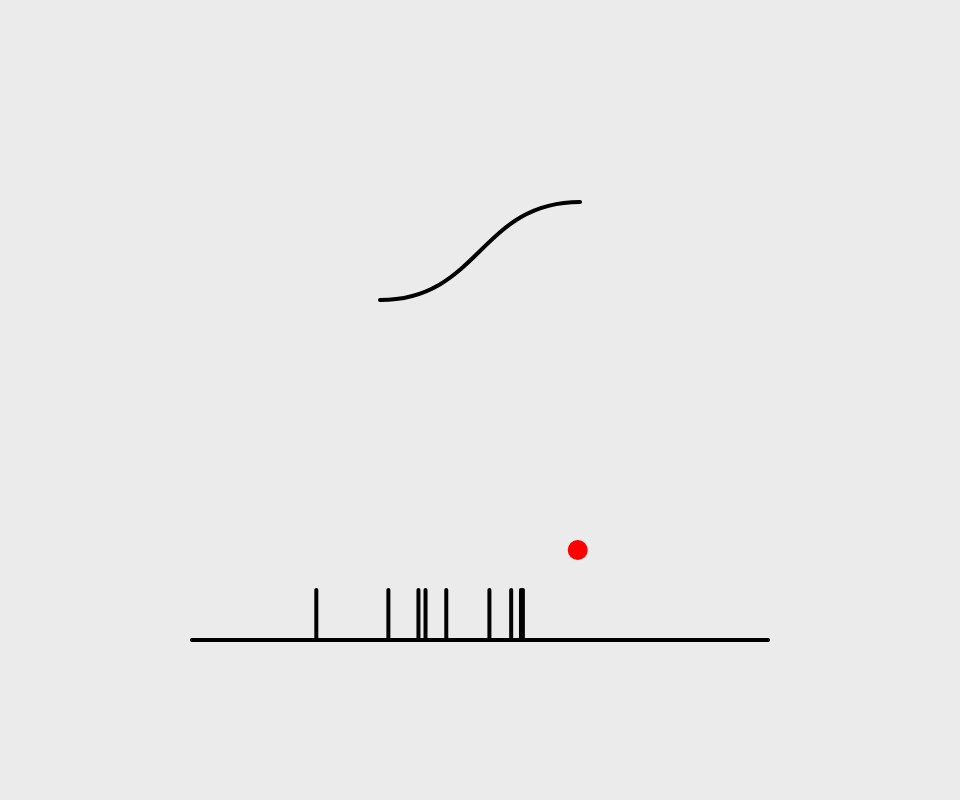
Frame 1 (no input)
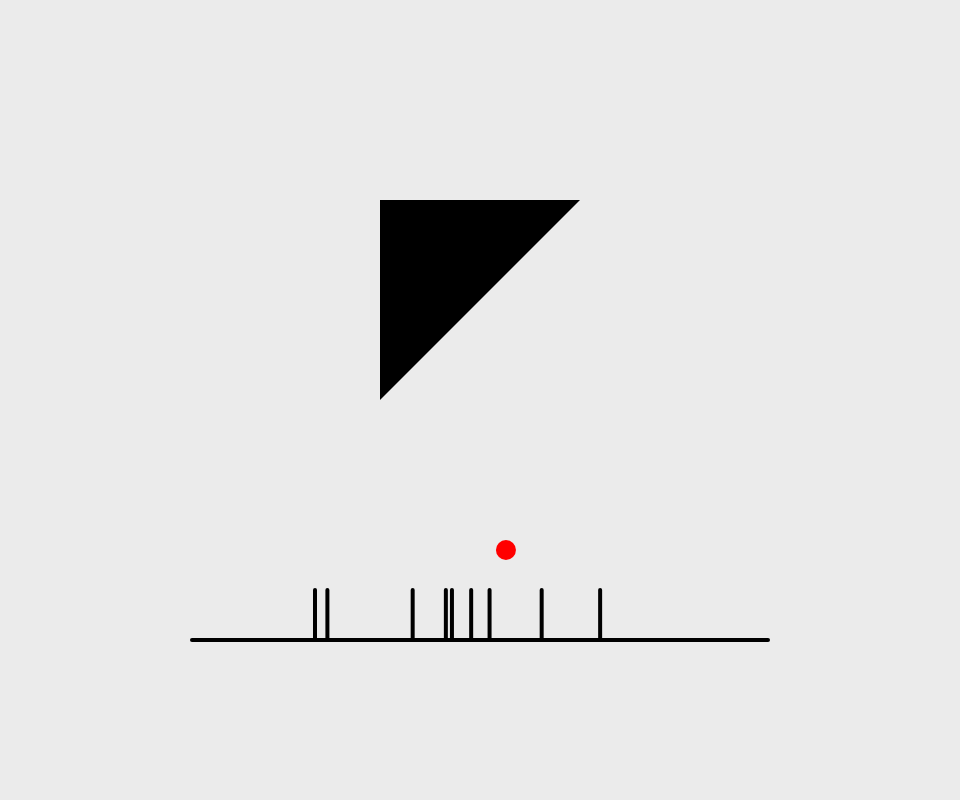
Frame 60 (no input)
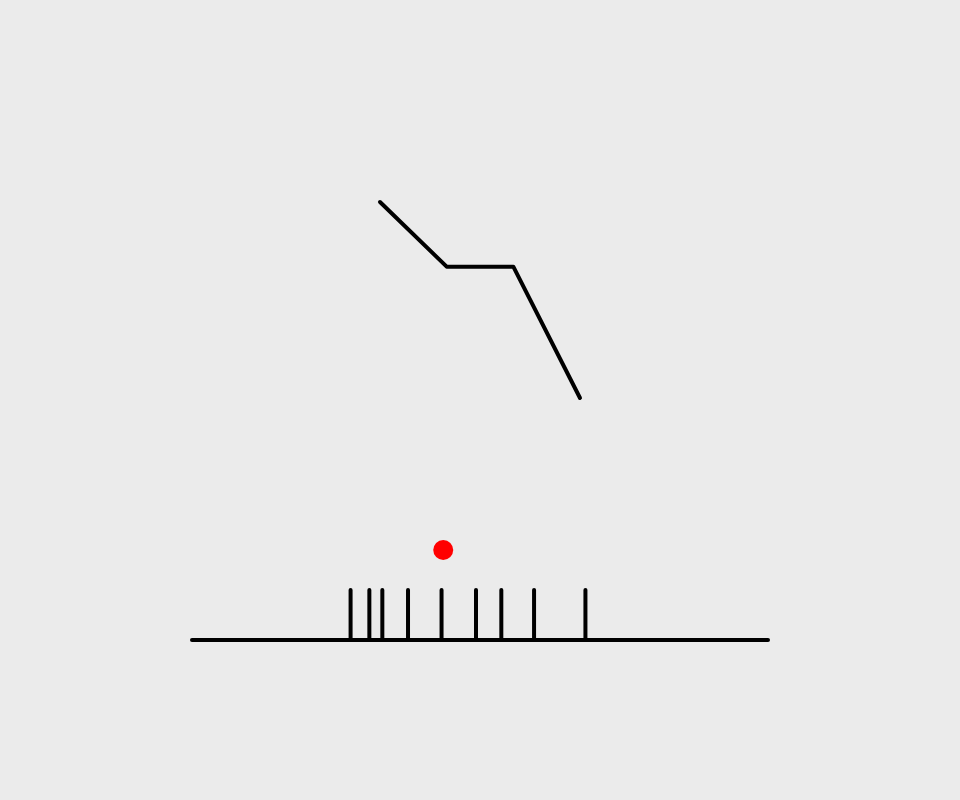
Frame 120 (the mouse pressed at the canvas centre since frame 60)

The p5.js sketch that drew these frames (run headless with seeded random() and noise() and a simulated clock; from frame 60 on, the mouse is pressed at the canvas centre):

// p5.js sketch
// ── sketch.js
// enable strict mode
"use strict";
p5.disableFriendlyErrors = true;

// VARIABLES
// ----------------------------------------------------------
var border = 0;

var sliders = {
  mainNoise: null,
  patternNoise: null
}

// UNITS
var u = {
  wMin: 50,
  wMax: 50,
  hMin: 50,
  hMax: 50,
  w: 200,
  h: 200
}


// selects PATTERNS
var choose = {
  main: 0,
  max: 0,
  local: 0
}

// PATTERNS
var functArray = [
  diagLine,
  triangleDraw,
  circle,
  diagLine2,
  horizontLines,
  lineFigures,
  sineWave,
  curves,
  space
];

var patterns = [];


// NOISE
var n = {
  x : {
    off: 0,
    incr: 0.02
  },
  y : {
    off: 0,
    incr: 0.001
  }
}

var sine = {
  angle: 0,
  scale: 0,
  off: 0,
  offincr: 0.005,
  incr: 3.14/14
}

// CANVAS
var c = {
  w: 800,
  h: 400
}

// POSITION
var p = {
  x: 400,
  y: 200
}

// COLOR
var col = {
  bgnd: 235,
  f: 0,
  s: 0
}

// STROKE
var s = {
  weight: 4,
  off: 0,
  cap: 0,
  join: 0,
  choose: 0
}

// ----------------------------------------------------------

function setup() {
  initPatterns();

  c.w = windowWidth-windowWidth/5;
  c.h = windowHeight-windowHeight/5;

  // initialize sliders
  sliders.mainNoise = createSlider(0, 15, 3);
  sliders.patternNoise = createSlider(0, 15, 3);

  // initialize Variables
  s.off = s.weight/2;
  s.cap = ROUND;
  s.join = ROUND;

  // SETTINGS
  createCanvas(c.w-border, c.h);
  pixelDensity(1);
  frameRate(20);
  background(col.bgnd);



  p.x = canvas.width/2-u.w/2;
  p.y = canvas.height/4;
}

// ----------------------------------------------------------

function draw() {
  refreshSliders();
  // Assign noise to Array values
  setPatternNoise();

  // sort patterns by value
  patterns.sort(function(a, b) {
    return a.value-b.value;
  });

  // map noise to choose function
  choose.main = map(noise(n.x.off), 0, 1, 0, 100);

  // selects Function according to pattern.name
  graphNoise();
  chooseFunction();

  // NOISE increment
  n.x.off += n.x.incr;
  n.y.off += n.y.incr;
}

// ----------------------------------------------------------
// CORE FUNCTIONS

function initPatterns() {
  for (let i=0; i<functArray.length; i++) {
    patterns[i] = {
      funct: functArray[i],
      value: 0,
      start: random(100000)
    }
  }
}

function setPatternNoise() {
  for (let i=0; i<patterns.length; i++) {
    patterns[i].value = map(noise(n.y.off + patterns[i].start), 0, 1, 0, 100);
  }
}

function chooseFunction() {
  // variable for maximum value in array
  choose.max = patterns[patterns.length-1].value;

  var foundOne = false;
  for (let i=0; i < patterns.length; i++) {
    if (choose.main < patterns[i].value) {
      patterns[i].funct();
      foundOne = true;
    } else if (choose.main > choose.max) {  // use function with lowest value if choose.main exceeds all other values
      patterns[0].funct();
      foundOne = true;
    }
    // break out of loop if function has been found
    if (foundOne) break;
  }
}

function graphNoise() {
  background(col.bgnd);
  stroke(col.s);
  strokeWeight(s.weight);
  strokeCap(s.cap);
  strokeJoin(s.join);
  noFill();

  let long = 50;
  let y = canvas.height-canvas.height/5;
  line(canvas.width/5, y, canvas.width-canvas.width/5, y);
  for (let i=0; i<patterns.length; i++) {
    let x = map(patterns[i].value, 0, 100, canvas.width/5, canvas.width-canvas.width/5);
    line(x, y-long, x, y);
  }
  fill(255,0,0);
  noStroke();
  let dotX = map(choose.main, 0, 100, canvas.width/5, canvas.width-canvas.width/5);
  let dotY = y - 90;
  ellipse(dotX, dotY, 20, 20);
}

function windowResized() {
  c.w = windowWidth-windowWidth/5;
  c.h = windowHeight-windowHeight/5;

  resizeCanvas(c.w-border, c.h);

  p.x = canvas.width/2 - u.w/2;
  p.y = canvas.height/4;
  background(col.bgnd);
}

function refreshSliders() {
  n.x.incr = sliders.mainNoise.value()/1000;
  n.y.incr = sliders.patternNoise.value()/1000;

  sliders.mainNoise.position(windowWidth/10, windowHeight-windowHeight/14);
  sliders.patternNoise.position((windowWidth/10)*2, windowHeight-windowHeight/14);
}

// ----------------------------------------------------------
// PATTERN FUNCTIONS

function diagLine() {
  // STYLING
  stroke(col.s);
  strokeWeight(s.weight);
  strokeCap(s.cap);
  strokeJoin(s.join);
  noFill();

  // PATTERN
  choose.local = round(random(1));
  if (choose.local == 0) {
    line(p.x+s.off, p.y+s.off, p.x+u.w-s.off, p.y+u.h-s.off);
  } else {
    line(p.x+s.off, p.y+u.h-s.off, p.x+u.w-s.off, p.y+s.off);
  }
}

function triangleDraw() {
  choose.local = round(random(1));

  // STYLING
  if (choose.local < 2) {
    fill(col.f);
    noStroke();
  } else {
    noFill();
    stroke(col.s);
    strokeWeight(s.weight);
  }

  // PATTERN
  if (choose.local == 0) {
    triangle(p.x, p.y, p.x+u.w, p.y, p.x, p.y+u.h);
  } else if (choose.local == 1) {
    triangle(p.x+u.w, p.y, p.x+u.w, p.y+u.h, p.x, p.y+u.h);
  }
}

function curves() {
  choose.local = round(random(7));

  // STYLING
  if (choose.local < 4) {
    noFill();
    stroke(col.s);
    strokeWeight(s.weight);
    strokeCap(s.cap);
    strokeJoin(s.join);
  } else {
    fill(col.f);
    noStroke();
  }

  // PATTERN
  if (choose.local == 0) {
    bezier( p.x, p.y+u.h/2, // vertex mid-left
            p.x+u.w/2, p.y+u.h/2,
            p.x+u.w/2, p.y+u.h-s.off,
            p.x+u.w, p.y+u.h-s.off); //vertex down-right
  } else if (choose.local == 1) {
    bezier( p.x+u.w, p.y+u.h/2, // vertex mid-right
            p.x+u.w/2, p.y+u.h/2,
            p.x+u.w/2, p.y+u.h-s.off,
            p.x, p.y+u.h-s.off); //vertex down-left
  } else if (choose.local == 2) {
    bezier( p.x+u.w, p.y+u.h/2, // vertex mid-right
            p.x+u.w/2, p.y+u.h/2,
            p.x+u.w/2, p.y+s.off,
            p.x, p.y+s.off); // vertex up-left
  } else if (choose.local == 3) {
    bezier( p.x, p.y+u.h/2, // vertex mid-left
            p.x+u.w/2, p.y+u.h/2,
            p.x+u.w/2, p.y+s.off,
            p.x+u.w, p.y+s.off); // vertex up-right
  } else if (choose.local == 4) {
    // filled shape
    beginShape();
    vertex (p.x, p.y+u.h/2); // vertex mid-left
    bezierVertex( p.x+u.w/2, p.y+u.h/2,
                  p.x+u.w/2, p.y+u.h,
                  p.x+u.w, p.y+u.h); // vertex down-right
    bezierVertex( p.x+u.w, p.y+u.h,
                  p.x, p.y+u.h,
                  p.x, p.y+u.h); // vertex down-left
    endShape();
  } else if (choose.local == 5) {
    // filled shape
    beginShape();
    vertex (p.x+u.w, p.y+u.h/2); // vertex mid-right
    bezierVertex( p.x+u.w/2, p.y+u.h/2,
                  p.x+u.w/2, p.y+u.h,
                  p.x, p.y+u.h); // vertex down-left
    bezierVertex( p.x, p.y+u.h,
                  p.x+u.w, p.y+u.h,
                  p.x+u.w, p.y+u.h); // vertex down-right
    endShape();
  } else if (choose.local == 6) {
    // filled shape
    beginShape();
    vertex (p.x+u.w, p.y+u.h/2); // vertex mid-right
    bezierVertex( p.x+u.w/2, p.y+u.h/2,
                  p.x+u.w/2, p.y,
                  p.x, p.y); // vertex up-left
    bezierVertex( p.x, p.y,
                  p.x+u.w, p.y,
                  p.x+u.w, p.y); // vertex up-right
    endShape();
  } else if (choose.local == 7) {
    // filled shape
    beginShape();
    vertex (p.x, p.y+u.h/2); // vertex mid-left
    bezierVertex( p.x+u.w/2, p.y+u.h/2,
                  p.x+u.w/2, p.y,
                  p.x+u.w, p.y); // vertex up-right
    bezierVertex( p.x+u.w, p.y,
                  p.x, p.y,
                  p.x, p.y); // vertex up-left
    endShape();
  }
}

function circle() {
  choose.local = round(random(1));
  // Local VARIABLES
  var circleSize = 0;
  var half = {
    off: radians(map(round(random(8)), 0, 8, 0, 360)),  // offset rotation in 45° steps
    start: radians(0),  // set arc to 180°
    end: radians(180)
  }

  // STYLING
  s.choose = round(random(1));
  if (s.choose == 0) {
    noStroke();
    fill(col.f);
  } else {
    noFill();
    stroke(col.s);
    strokeWeight(s.weight);
    strokeCap(s.cap);
    strokeJoin(s.join);
  }

  // determine size of circle
  if (u.w < u.h) {
    circleSize = random(u.w/8, u.w);
  } else {
    circleSize = random(u.h/8, u.h);
  }

  // PATTERN
  if (choose.local == 0) {
    ellipse(p.x+u.w/2, p.y+u.h/2, circleSize, circleSize);
  } else {
    arc(p.x+u.w/2, p.y+u.h/2, circleSize, circleSize, half.start+half.off, half.end+half.off, PIE);
  }
}

function diagLine2() {
  choose.local = round(random(1));

  // STYLING
  stroke(col.s);
  strokeWeight(s.weight);
  strokeCap(s.cap);
  strokeJoin(s.join);
  noFill();

  // PATTERN
  beginShape();
  if (choose.local == 0) {
    vertex(p.x, p.y+s.off);
    vertex(p.x+u.w/3, p.y+u.h/3);
    vertex(p.x+u.w-u.w/3, p.y+u.h/3);
    vertex(p.x+u.w, p.y+u.h-s.off);
  } else {
    vertex(p.x+u.w, p.y+s.off);
    vertex(p.x+u.w-u.w/3, p.y+u.h-u.h/3);
    vertex(p.x+u.w/3, p.y+u.h-u.h/3);
    vertex(p.x, p.y+u.h-s.off);
  }
  endShape();
}

function horizontLines() {
  // local VARIABLES
  var lineMax = round(random(3, 6));
  // STYLING
  stroke(col.s);
  strokeWeight(s.weight);
  strokeCap(PROJECT);
  strokeJoin(s.join);
  noFill();

  // PATTERN
  for (let i=1; i<=lineMax; i++) {
    line(p.x+s.off, p.y+i*u.h/(lineMax+1), p.x+u.w-s.off, p.y+i*u.h/(lineMax+1));
  }
}

function lineFigures() {
  choose.local = round(random(1));

  // local variables
  var ln = {
    min: 3,
    max: 7,
    num: 0,
    choose: 0
  }
  var temp = {
    x: 0,
    y: 0
  }

  // set line count
  ln.num = round(random(ln.min, ln.max));

  // STYLING
  noFill();
  stroke(col.s);
  strokeWeight(s.weight);
  strokeCap(s.cap);
  strokeJoin(s.join);

  // draw Linefigure
  beginShape();
  for (let i=0; i< ln.num; i++) {
    if (choose.local == 0) {
      // x either 0 or u.w
      ln.choose = round(random(1));
      if (ln.choose == 0) {
        temp.x = u.w/6;
      } else {
        temp.x = u.w-u.w/6;
      }
      temp.y = round(random(u.h));
    } else {
      // y either 0 or u.h
      ln.choose = round(random(1));
      if(ln.choose == 0) {
        temp.y = u.h/6;
      } else {
        temp.y = u.h - u.h/6;
      }
      temp.x = round(random(u.w));
    }
    // draw vertices
    vertex(p.x + temp.x, p.y + temp.y);
  }
  endShape();
}

function sineWave() {
  // STYLING
  stroke(col.s);
  strokeWeight(s.weight);
  strokeCap(s.cap);
  strokeJoin(s.join);
  noFill();

  // PATTERN
  beginShape();
  for (let i=0; i<u.w; i++) {
    sine.scale = map(noise(sine.off+6000), 0, 1, 0, u.h/2);
    sine.incr = map(noise(sine.off), 0, 1, PI/180, PI/6);
    var tempY = u.h/2 + (sin(sine.angle) * sine.scale);
    vertex(p.x+i, p.y+tempY);
    // increment noise for sine
    sine.angle += sine.incr;
    sine.off += sine.offincr;
  }
  endShape();
}

function space() {}
